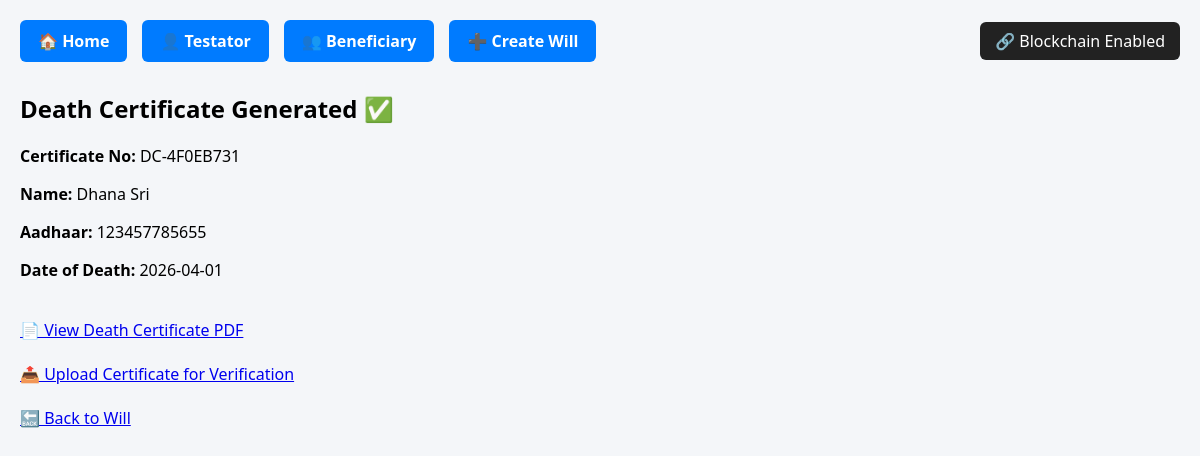
The app's page /death-certificate/16/ with its own data.
### dashboard/models.py (models this page shows)
class DeathCertificate(models.Model):
    will = models.ForeignKey(Will, on_delete=models.CASCADE, null=True, blank=True)
    certificate_number = models.CharField(max_length=50)
    name = models.CharField(max_length=100, null=True, blank=True)
    aadhaar = models.CharField(max_length=12)   # ✅ REQUIRED
    date_of_death = models.CharField(max_length=20)
    father_name = models.CharField(max_length=100, null=True, blank=True)
    gender = models.CharField(max_length=10, null=True, blank=True)
    address = models.TextField(null=True, blank=True)
    date_of_registration = models.CharField(max_length=20, null=True, blank=True)
    certificate_file = models.FileField(upload_to="certificates/", null=True, blank=True)
    status = models.CharField(max_length=20, default="PENDING")  # VERIFIED / PENDING

### dashboard/views.py (the view)
# urls.py: path("death-certificate/<int:dc_id>/", views.death_certificate_detail, name="death_certificate_detail"),
def death_certificate_detail(request, dc_id):
    dc = DeathCertificate.objects.get(id=dc_id)
    return render(request, "dashboard/death_certificate_detail.html", {
        "dc": dc
    })

### dashboard/templates/dashboard/death_certificate_detail.html
{% extends "dashboard/home.html" %}
{% block content %}
<h2>Death Certificate Generated ✅</h2>
<p><strong>Certificate No:</strong> {{ dc.certificate_number }}</p>
<p><strong>Name:</strong> {{ dc.name }}</p>
<p><strong>Aadhaar:</strong> {{ dc.aadhaar }}</p>
<p><strong>Date of Death:</strong> {{ dc.date_of_death }}</p>
<br>
{% if dc.certificate_file %}
    <a href="{{ dc.certificate_file.url }}" target="_blank">
        📄 View Death Certificate PDF
    </a>
{% else %}
    <p style="color:red;">No PDF generated</p>
{% endif %}
<br><br>
<a href="{% url 'upload_certificate' %}">
    📤 Upload Certificate for Verification
</a>
<br><br>
<a href="{% url 'will_detail' pk=dc.will.id %}">
    🔙 Back to Will
</a>
{% endblock %}

### dashboard/templates/dashboard/home.html (style rules this page uses)
body { font-family: 'Segoe UI'; margin: 20px; background-color: #f4f6f9; }

### records on screen
DeathCertificate: certificate_number "DC-4F0EB731", name "Dhana Sri", aadhaar "123457785655", date_of_death "2026-04-01"
